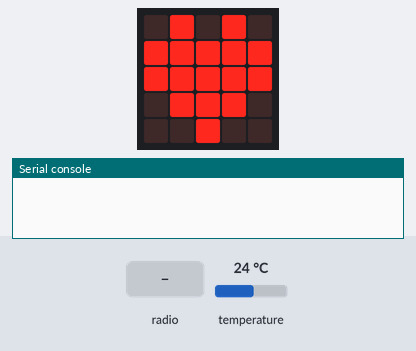
This program was run on a simulated BBC micro:bit running MicroPython. On the bench: the board's 5×5 LED display, the last lines printed to the serial console. The test bench sets the inputs (shaded band); at power-on: temperature 24 °C. No radio messages arrive unless stated (any console line starting 'radio sent:' is added by the test bench).

Above: at 1.2 s.
1.3 s: radio message "SendTemp" arrives
At 1.7 s:
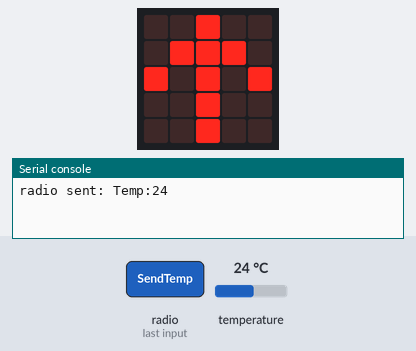
Timing chart, 0 to 4.3 s (numbered marks = the images above; inputs shaded):
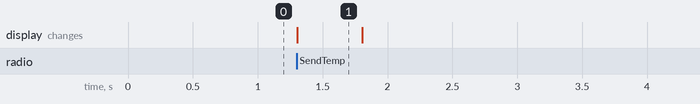

The program:

sensor_temp.py
```python
from microbit import *
import radio

radio.config(channel=7, group=1)
radio.on()

display.show(Image.HEART)

while True:
    message = radio.receive()

    if message == "SendTemp":
        temperature_data = temperature()
        radio.send("Temp:" + str(temperature_data))
        display.show(Image.ARROW_N)
        sleep(500)
        display.show(Image.HEART)

    sleep(100)
```

Measured:
- after the input at 1.3 s, the display: changes at once (image 1)
- what the display in image 1 shows lasts 0.5 s, from 1.3 s to 1.8 s
